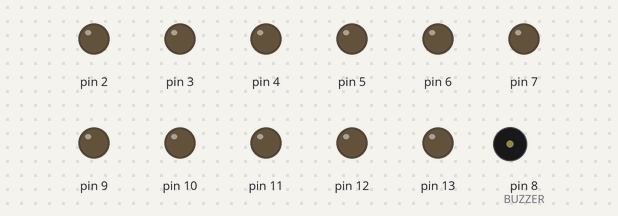
Recording of a sketch running on a simulated Arduino Uno, built with avr-gcc and run on an emulated ATmega328P. On the bench: output pins drawn as LEDs (lit = HIGH), buzzer (waves = sounding).

Above: at 0.1 s.
At 2.1 s:
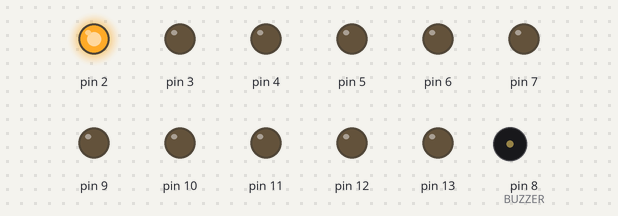
At 2.5 s:
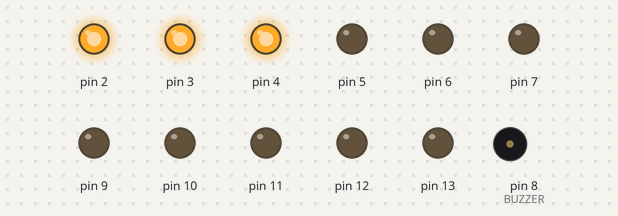
At 3.1 s:
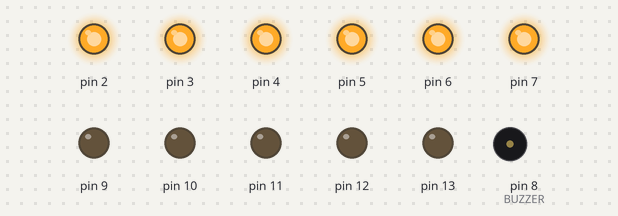
At 19.7 s:
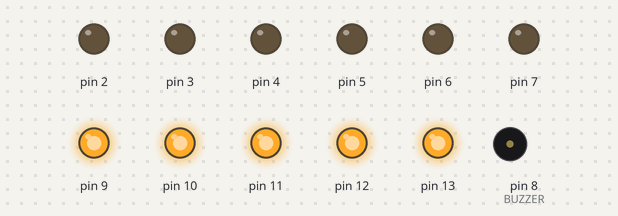
At 35.5 s:
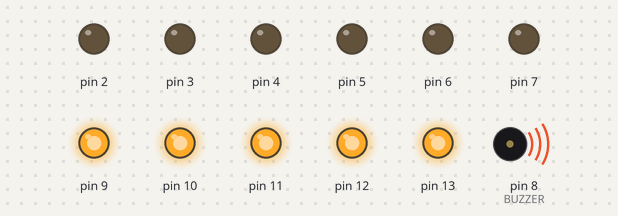
Timing chart, 0 to 39.2 s (numbered marks = the images above):
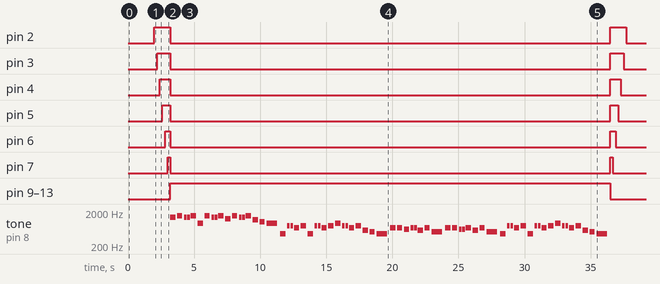

The sketch:

ILoveMyMommy1.ino
```cpp
#define BUTTON  2
#define BUZZER  8

#define NOTE_AS4 466
#define NOTE_C5  523
#define NOTE_D5  587
#define NOTE_DS5 622
#define NOTE_F5  698
#define NOTE_G5  784
#define NOTE_AS5 932
#define NOTE_C6  1047
#define NOTE_D6  1175
#define NOTE_DS6 1245
#define NOTE_F6  1397
#define NOTE_G6  1568

#define TEMPO 1600

#define TOTAL_NOTES 70

int iLoveMyMummy1Melody[] = {
  NOTE_F6, NOTE_G6, NOTE_F6, NOTE_F6, NOTE_G6,
  NOTE_AS5, NOTE_G6, NOTE_F6, NOTE_F6, NOTE_G6,
  NOTE_DS6, NOTE_G6, NOTE_F6, NOTE_F6, NOTE_G6,
  NOTE_D6, NOTE_C6, NOTE_AS5,

  NOTE_AS4, NOTE_G5, NOTE_G5, NOTE_F5, NOTE_G5,
  NOTE_AS4, NOTE_G5, NOTE_G5, NOTE_F5, NOTE_G5,
  NOTE_AS5, NOTE_G5, NOTE_G5, NOTE_F5, NOTE_G5,
  NOTE_D5, NOTE_C5, NOTE_AS4,

  NOTE_F5, NOTE_F5, NOTE_DS5, NOTE_F5, NOTE_F5, NOTE_D5, NOTE_F5, NOTE_C5,
  NOTE_F5, NOTE_F5, NOTE_DS5, NOTE_DS5, NOTE_F5, NOTE_D5, NOTE_F5, NOTE_C5,

  NOTE_AS4, NOTE_G5, NOTE_G5, NOTE_F5, NOTE_G5,
  NOTE_AS4, NOTE_G5, NOTE_G5, NOTE_F5, NOTE_G5,
  NOTE_AS5, NOTE_G5, NOTE_G5, NOTE_F5, NOTE_G5,
  NOTE_D5, NOTE_C5, NOTE_AS4,
};

int iLoveMyMummy1NoteDurations[] = {
  4, 4, 8, 8, 4,
  4, 4, 8, 8, 4,
  4, 4, 8, 8, 4,
  4, 4, 2,

  4, 8, 8, 4, 4,
  4, 8, 8, 4, 4,
  4, 8, 8, 4, 4,
  4, 4, 2,

  4, 4, 4, 8, 8, 4, 4, 2,
  4, 4, 8, 8, 4, 4, 4, 2,

  4, 8, 8, 4, 4,
  4, 8, 8, 4, 4,
  4, 8, 8, 4, 4,
  4, 4, 2,
};

#define playILoveMyMummy1Melody() playMelody(iLoveMyMummy1Melody, iLoveMyMummy1NoteDurations, TOTAL_NOTES)

int pin = 0;

void setup()
{
  for (pin = 2; pin < 14; pin++) {
    pinMode(pin, OUTPUT);
  }

  delay(2000);

  for (pin = 2; pin < 8; pin++) {
    digitalWrite(pin, HIGH);
    delay(200);
  }

  playILoveMyMummy1Melody();

  LEDs(LOW);
  for (pin = 8; pin > 1; pin--) {
    digitalWrite(pin, LOW);
    delay(200);
  }
}

void loop()
{

}

void playMelody(int *melody, int *noteDurations, int notesLength)
{
  for (int thisNote = 0; thisNote < notesLength; thisNote++) {
    int noteDuration = TEMPO / noteDurations[thisNote];
    tone(BUZZER, melody[thisNote], noteDuration);

    if (melody[thisNote] == 0) {
      LEDs(LOW);
    }
    else {
      LEDs(HIGH);
    }

    int pauseBetweenNotes = noteDuration * 1.30;
    delay(pauseBetweenNotes);
    noTone(BUZZER);
  }
}

void LEDs(boolean ledArray)
{
  if (ledArray == HIGH) {
    for (pin = 2; pin < 8; pin++) {
      digitalWrite(pin, LOW);
    }
    for (pin = 9; pin < 14; pin++) {
      digitalWrite(pin, HIGH);
    }
  }
  else {
    for (pin = 2; pin < 8; pin++) {
      digitalWrite(pin, HIGH);
    }
    for (pin = 9; pin < 14; pin++) {
      digitalWrite(pin, LOW);
    }
  }
}
```
